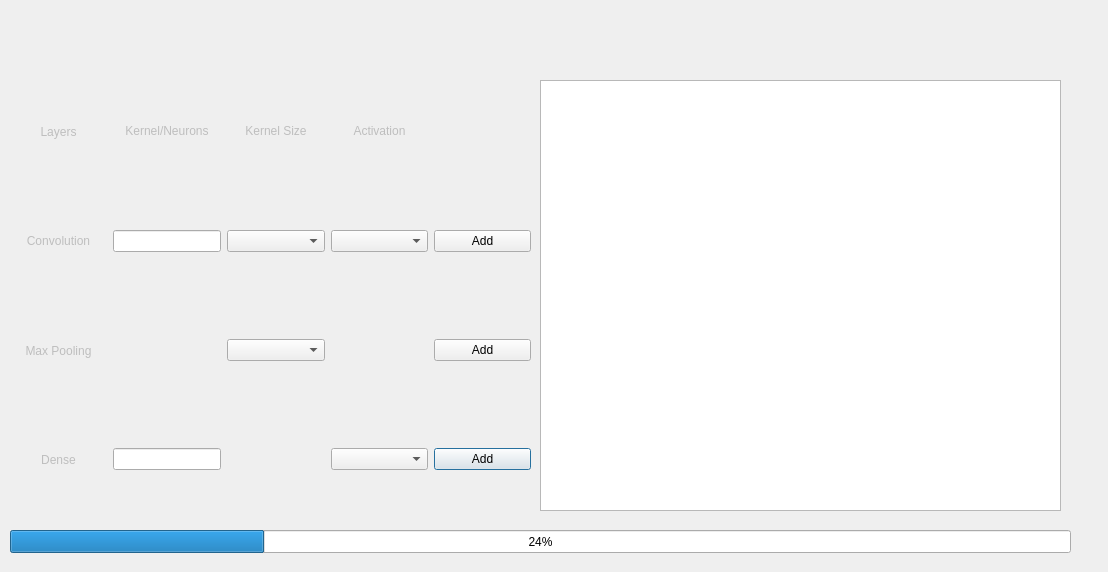
<?xml version="1.0" encoding="UTF-8"?>
<ui version="4.0">
 <class>Dialog</class>
 <widget class="QDialog" name="Dialog">
  <property name="geometry">
   <rect>
    <x>0</x>
    <y>0</y>
    <width>1108</width>
    <height>572</height>
   </rect>
  </property>
  <property name="windowTitle">
   <string>Dialog</string>
  </property>
  <widget class="QWidget" name="gridLayoutWidget">
   <property name="geometry">
    <rect>
     <x>10</x>
     <y>80</y>
     <width>521</width>
     <height>431</height>
    </rect>
   </property>
   <property name="sizePolicy">
    <sizepolicy hsizetype="Preferred" vsizetype="Expanding">
     <horstretch>0</horstretch>
     <verstretch>0</verstretch>
    </sizepolicy>
   </property>
   <layout class="QGridLayout" name="gridLayout">
    <item row="3" column="1">
     <widget class="QLineEdit" name="DenseLineEdit">
      <property name="sizePolicy">
       <sizepolicy hsizetype="Preferred" vsizetype="Fixed">
        <horstretch>0</horstretch>
        <verstretch>0</verstretch>
       </sizepolicy>
      </property>
     </widget>
    </item>
    <item row="0" column="0">
     <widget class="QLabel" name="label_4">
      <property name="enabled">
       <bool>false</bool>
      </property>
      <property name="sizePolicy">
       <sizepolicy hsizetype="Minimum" vsizetype="Expanding">
        <horstretch>0</horstretch>
        <verstretch>0</verstretch>
       </sizepolicy>
      </property>
      <property name="text">
       <string>Layers</string>
      </property>
      <property name="alignment">
       <set>Qt::AlignCenter</set>
      </property>
     </widget>
    </item>
    <item row="0" column="1">
     <widget class="QLabel" name="label_5">
      <property name="enabled">
       <bool>false</bool>
      </property>
      <property name="sizePolicy">
       <sizepolicy hsizetype="Minimum" vsizetype="Fixed">
        <horstretch>0</horstretch>
        <verstretch>0</verstretch>
       </sizepolicy>
      </property>
      <property name="text">
       <string>Kernel/Neurons</string>
      </property>
      <property name="alignment">
       <set>Qt::AlignCenter</set>
      </property>
     </widget>
    </item>
    <item row="0" column="2">
     <widget class="QLabel" name="label_6">
      <property name="enabled">
       <bool>false</bool>
      </property>
      <property name="sizePolicy">
       <sizepolicy hsizetype="Minimum" vsizetype="Fixed">
        <horstretch>0</horstretch>
        <verstretch>0</verstretch>
       </sizepolicy>
      </property>
      <property name="text">
       <string>Kernel Size</string>
      </property>
      <property name="alignment">
       <set>Qt::AlignCenter</set>
      </property>
     </widget>
    </item>
    <item row="0" column="3">
     <widget class="QLabel" name="label_7">
      <property name="enabled">
       <bool>false</bool>
      </property>
      <property name="sizePolicy">
       <sizepolicy hsizetype="Minimum" vsizetype="Fixed">
        <horstretch>0</horstretch>
        <verstretch>0</verstretch>
       </sizepolicy>
      </property>
      <property name="text">
       <string>Activation</string>
      </property>
      <property name="alignment">
       <set>Qt::AlignCenter</set>
      </property>
     </widget>
    </item>
    <item row="1" column="1">
     <widget class="QLineEdit" name="ConvolutionLineEdit">
      <property name="sizePolicy">
       <sizepolicy hsizetype="Preferred" vsizetype="Fixed">
        <horstretch>0</horstretch>
        <verstretch>0</verstretch>
       </sizepolicy>
      </property>
     </widget>
    </item>
    <item row="3" column="0">
     <widget class="QLabel" name="label_3">
      <property name="enabled">
       <bool>false</bool>
      </property>
      <property name="sizePolicy">
       <sizepolicy hsizetype="Preferred" vsizetype="Expanding">
        <horstretch>0</horstretch>
        <verstretch>0</verstretch>
       </sizepolicy>
      </property>
      <property name="text">
       <string>Dense</string>
      </property>
      <property name="alignment">
       <set>Qt::AlignCenter</set>
      </property>
     </widget>
    </item>
    <item row="3" column="3">
     <widget class="QComboBox" name="DenseAcitvationBox"/>
    </item>
    <item row="3" column="4">
     <widget class="QPushButton" name="DenseAddButton">
      <property name="text">
       <string>Add</string>
      </property>
     </widget>
    </item>
    <item row="2" column="0">
     <widget class="QLabel" name="label_2">
      <property name="enabled">
       <bool>false</bool>
      </property>
      <property name="sizePolicy">
       <sizepolicy hsizetype="Preferred" vsizetype="Expanding">
        <horstretch>0</horstretch>
        <verstretch>0</verstretch>
       </sizepolicy>
      </property>
      <property name="text">
       <string>Max Pooling</string>
      </property>
      <property name="alignment">
       <set>Qt::AlignCenter</set>
      </property>
     </widget>
    </item>
    <item row="2" column="4">
     <widget class="QPushButton" name="PoolingAddButton">
      <property name="text">
       <string>Add</string>
      </property>
     </widget>
    </item>
    <item row="1" column="2">
     <widget class="QComboBox" name="ConvKernelBox"/>
    </item>
    <item row="1" column="0">
     <widget class="QLabel" name="label">
      <property name="enabled">
       <bool>false</bool>
      </property>
      <property name="sizePolicy">
       <sizepolicy hsizetype="Preferred" vsizetype="Expanding">
        <horstretch>0</horstretch>
        <verstretch>0</verstretch>
       </sizepolicy>
      </property>
      <property name="text">
       <string>Convolution</string>
      </property>
      <property name="alignment">
       <set>Qt::AlignCenter</set>
      </property>
     </widget>
    </item>
    <item row="1" column="3">
     <widget class="QComboBox" name="ConvActivationBox"/>
    </item>
    <item row="1" column="4">
     <widget class="QPushButton" name="ConvolutionAddButton">
      <property name="text">
       <string>Add</string>
      </property>
     </widget>
    </item>
    <item row="2" column="2">
     <widget class="QComboBox" name="PoolingKernelBox"/>
    </item>
   </layout>
  </widget>
  <widget class="QTextBrowser" name="ModelSummary">
   <property name="geometry">
    <rect>
     <x>540</x>
     <y>80</y>
     <width>521</width>
     <height>431</height>
    </rect>
   </property>
  </widget>
  <widget class="QProgressBar" name="progressBar">
   <property name="geometry">
    <rect>
     <x>10</x>
     <y>530</y>
     <width>1061</width>
     <height>23</height>
    </rect>
   </property>
   <property name="value">
    <number>24</number>
   </property>
  </widget>
 </widget>
 <resources/>
 <connections/>
</ui>
